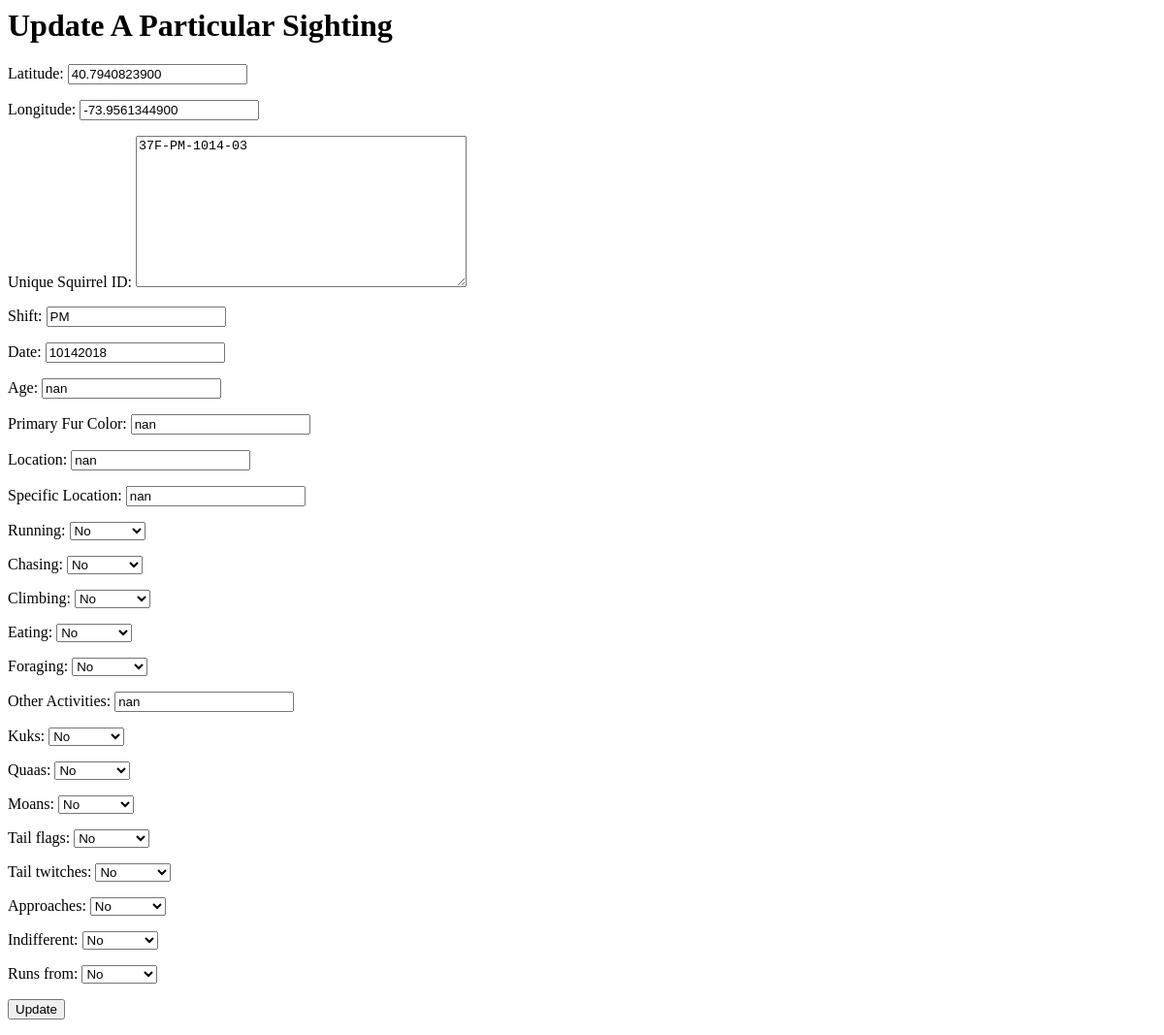
The app's page /sightings/37F-PM-1014-03/update/, older data.
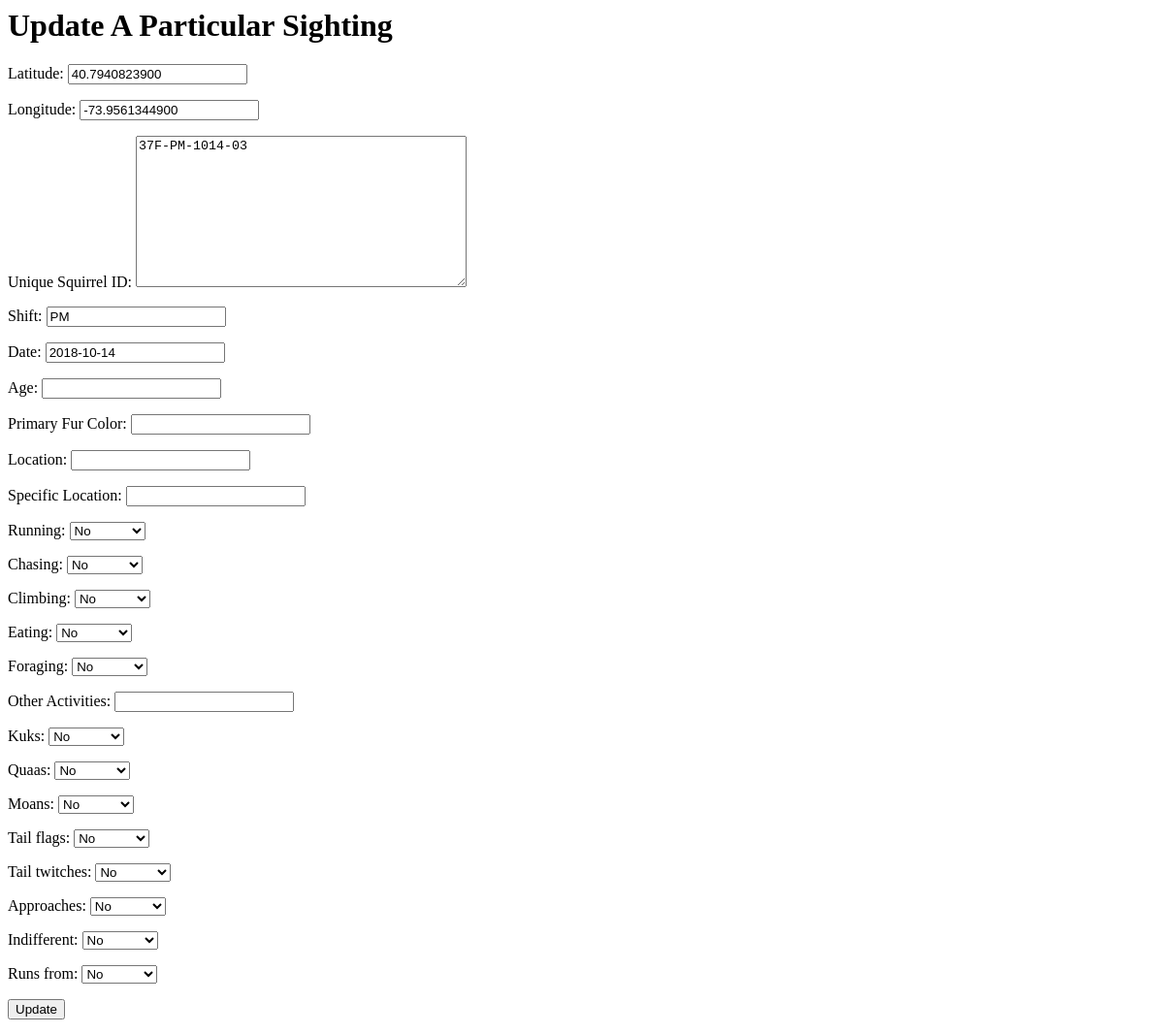
The same page, newer data.
### Tracker/models.py (models this page shows)
class Squirrels(models.Model):
    Latitude = models.DecimalField(decimal_places=10, max_digits=21, default=' ')
    Longitude = models.DecimalField(decimal_places=10, max_digits=20, default=' ')
    Unique_Squirrel_ID = models.TextField(primary_key=True, default=' ')
    Shift = models.CharField(max_length=100, null=True, blank=True, default=' ')
    Date = models.CharField(max_length=100, null=True, blank=True, default=' ')
    Age = models.CharField(max_length=100, null=True, blank=True, default=' ')
    Primary_Fur_Color = models.CharField(max_length=100, null=True, blank=True, default=' ')
    Location = models.CharField(max_length=100, null=True, blank=True, default=' ')
    Specific_Location = models.CharField(max_length=100, null=True, blank=True, default=' ')
    Running = models.BooleanField(null=True, blank=True,default=False)
    Chasing = models.BooleanField(null=True, blank=True,default=False)
    Climbing = models.BooleanField(null=True, blank=True,default=False)
    Eating = models.BooleanField(null=True, blank=True,default=False)
    Foraging = models.BooleanField(null=True, blank=True,default=False)
    Other_Activities = models.CharField(max_length=100, null=True, blank=True, default=' ')
    Kuks = models.BooleanField(null=True, blank=True,default=False)
    Quaas = models.BooleanField(null=True, blank=True,default=False)
    Moans = models.BooleanField(null=True, blank=True,default=False)
    Tail_flags = models.BooleanField(null=True, blank=True,default=False)
    Tail_twitches = models.BooleanField(null=True, blank=True,default=False)
    Approaches = models.BooleanField(null=True, blank=True,default=False)
    Indifferent = models.BooleanField(null=True, blank=True,default=False)
    Runs_from = models.BooleanField(null=True, blank=True,default=False)

### Tracker/views.py (the view)
# urls.py: path('<slug:pk>/update/', views.SquirrelUpdate.as_view(), name='squirrel_update'),
class SquirrelUpdate(UpdateView):
    model = Squirrels
    fields = ["Latitude", "Longitude", "Unique_Squirrel_ID", "Shift", "Date", "Age", "Primary_Fur_Color", "Location", "Specific_Location", "Running", "Chasing", "Climbing", "Eating", "Foraging", "Other_Activities", "Kuks", "Quaas", "Moans", "Tail_flags", "Tail_twitches", "Approaches", "Indifferent", "Runs_from"]
    success_url = reverse_lazy('squirrel_list')
    template_name = 'Tracker/squirrels_form.html'

### Tracker/templates/Tracker/squirrels_form.html
<h1>Update A Particular Sighting </h1>
<form method="post">{% csrf_token %}
    {{ form.as_p }}
    <input type="submit" value="Update" />
</form>

Row changes from the older to the newer data that the page shows:
changed Squirrels "37F-PM-1014-03": Date "10142018" → "2018-10-14"; Age "nan" → (not shown); Primary_Fur_Color "nan" → (not shown); Location "nan" → (not shown); Specific_Location "nan" → (not shown); Other_Activities "nan" → (not shown)
